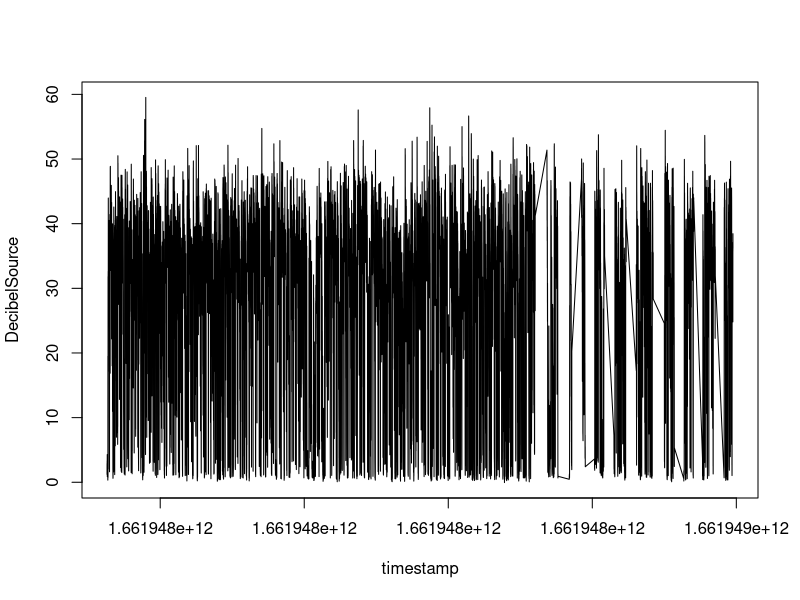
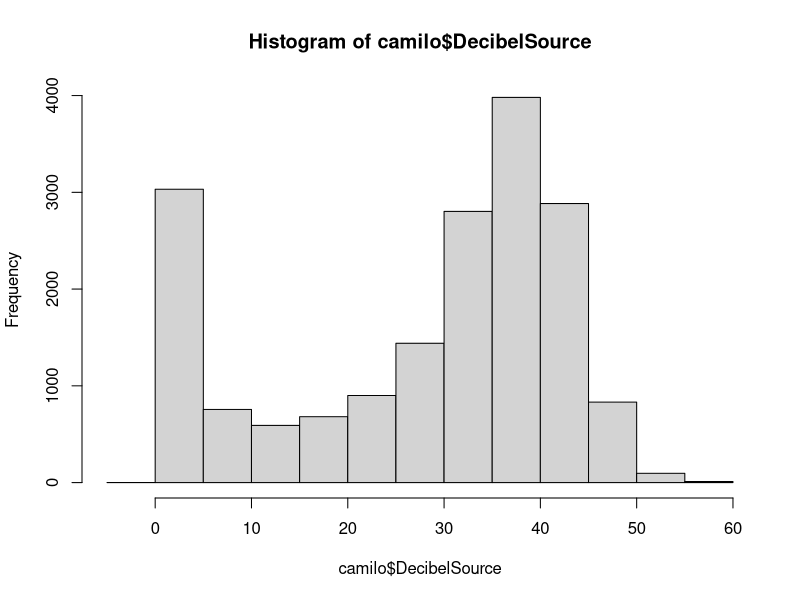
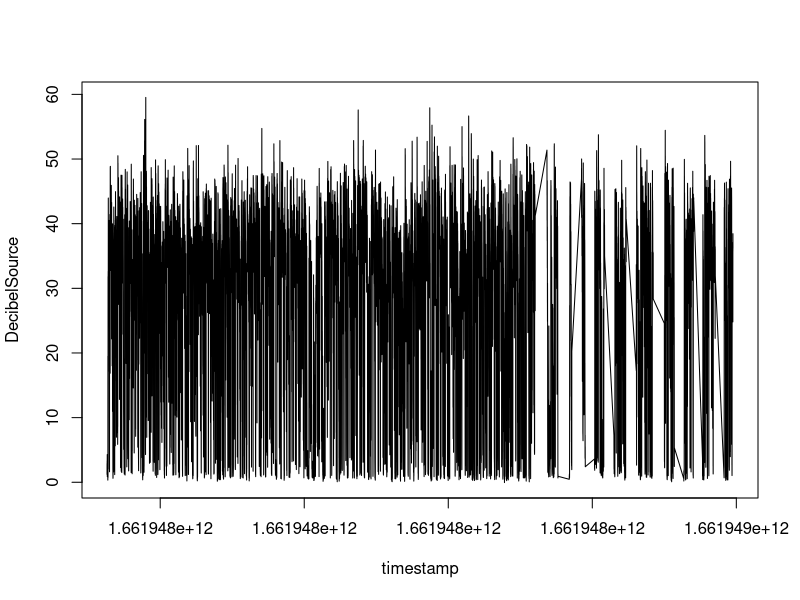
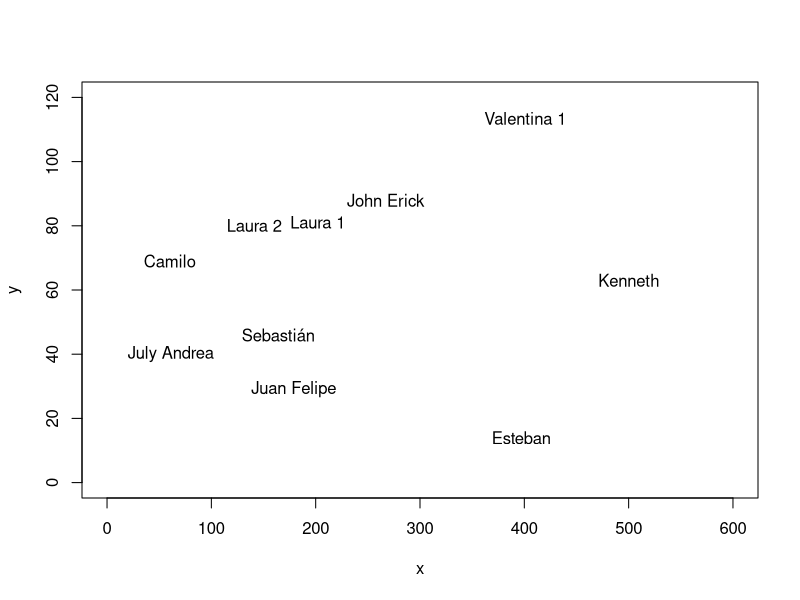
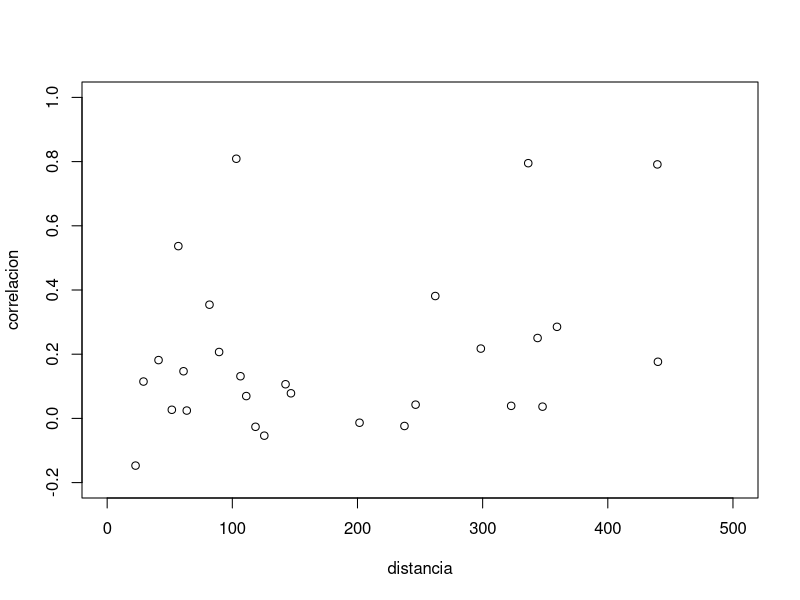

Source code (R) for these figures, in order:
## ---- chunk 1
library(dplyr)
library(reshape2)
library(tidyr)




## ---- chunk 2
camilo<-read.csv("camilo.csv")
jhon_erick<-read.csv("jhon_erick.csv")
juan_felipe<-read.csv("juan_felipe.csv")
july_andrea<-read.csv("july_andrea.csv")
kenneth<-read.csv("kenneth.csv")
laura_1<-read.csv("laura_1.csv")
laura_2<-read.csv("laura_2.csv")
sebastian<-read.csv("sebastian.csv")
valentina_1<-read.csv("Valentina_1.csv")
esteban<-read.csv2("esteban.csv")
## ---- chunk 3
plot(camilo, type="l")
## ---- chunk 4
camilo$timestamp[nrow(camilo)]
## ---- chunk 5

camilo$timestamp[nrow(camilo)] - camilo$timestamp[1]
## ---- chunk 6
(camilo$timestamp[nrow(camilo)]-camilo$timestamp[1])/60000


## ---- chunk 7
hist(camilo$DecibelSource)
## ---- chunk 8
with(camilo, plot(timestamp, DecibelSource, type = "l"))
## ---- chunk 9
coordenadas<-read.csv("coordenadas (2).csv")
names(coordenadas)
## ---- chunk 10
coordenadas$y<-as.numeric(gsub(",", ".", coordenadas$y))
coordenadas
## ---- chunk 11
with(coordenadas, plot(x,y, 
                       xlim = c(0,600),
                       ylim = c(0,120),
                       type = "n"))
with(coordenadas, text(x,y, labels = Nombre))
## ---- chunk 12
distancias<-dist(coordenadas[,-1])
distancias<-melt(as.matrix(distancias), varnames = c("Name1", "Name2"))
distancias<-as.data.frame(distancias)
distancias
## ---- chunk 13
distancias <- unique(t(apply(distancias, 1, sort)))
distancias
distancias<-as.data.frame(distancias)
distancias
colnames(distancias)[2]="Name2"
colnames(distancias)[1]="Name1"
colnames(distancias)[3]="distancia"
distancias<-distancias[-1,]

##eliminamos los ceros generados 
distancias<-subset(distancias, Name1!=0)
distancias
## ---- chunk 14
distancias$Name1<-as.character(distancias$Name1)
distancias$Name2<-as.character(distancias$Name2)

distancias$Name1[distancias$Name1 =="1"]<-"sebastian"
distancias$Name1[distancias$Name1 =="2"]<-"Esteban"
distancias$Name1[distancias$Name1 =="3"]<-"Jhon_erick"
distancias$Name1[distancias$Name1 =="4"]<-"july_andrea"
distancias$Name1[distancias$Name1 =="5"]<-"camilo"
distancias$Name1[distancias$Name1 =="6"]<-"kenneth"
distancias$Name1[distancias$Name1 =="7"]<-"laura_1"
distancias$Name1[distancias$Name1 =="8"]<-"laura2"
distancias$Name1[distancias$Name1 =="9"]<-"juan_felipe"
distancias$Name1[distancias$Name1 =="10"]<-"valentina_1"
distancias$Name2[distancias$Name2 =="1"]<-"sebastian"
distancias$Name2[distancias$Name2 =="2"]<-"Esteban"
distancias$Name2[distancias$Name2 =="3"]<-"Jhon_erick"
distancias$Name2[distancias$Name2 =="4"]<-"july_andrea"
distancias$Name2[distancias$Name2 =="5"]<-"camilo"
distancias$Name2[distancias$Name2 =="6"]<-"kenneth"
distancias$Name2[distancias$Name2 =="7"]<-"laura_1"
distancias$Name2[distancias$Name2 =="8"]<-"laura2"
distancias$Name2[distancias$Name2 =="9"]<-"juan_felipe"
distancias$Name2[distancias$Name2 =="10"]<-"valentina_1"
distancias
## ---- chunk 15
camilo<-camilo %>%
  mutate(timestamp1 = trunc(timestamp/1000))
jhon_erick<-jhon_erick %>%
  mutate(timestamp1 = trunc(timestamp/1000))
juan_felipe<-juan_felipe %>%
  mutate(timestamp1 = trunc(timestamp/1000))
july_andrea<-july_andrea%>%
  mutate(timestamp1 =trunc(timestamp/1000))
kenneth<-kenneth %>%
  mutate(timestamp1 = trunc(timestamp/1000))
laura_1<-laura_1 %>%
  mutate(timestamp1 = trunc(timestamp/1000))
laura_2<-laura_2 %>%
  mutate(timestamp1 = trunc(timestamp/1000))
sebastian<-sebastian %>%
  mutate(timestamp1 = trunc(timestamp/1000))
valentina_1<-valentina_1 %>%
  mutate(timestamp1 = trunc(timestamp/1000))
esteban<-esteban %>%
  mutate(timestamp1 = trunc(timestamp/1000))
## ---- chunk 16
length(unique(camilo$timestamp1))
## ---- chunk 17
camilo1<- camilo %>%
  group_by(timestamp1) %>%
  summarise(camilo = mean(DecibelSource, na.rm=TRUE))%>%
  mutate(fecha=as.POSIXct(timestamp1, origin = "1970-01-01"))
jhon_erick1<-jhon_erick %>%
  group_by(timestamp1) %>%
  summarise(jhon_erick = mean(DecibelSource, na.rm = TRUE))%>%
  mutate(fecha=as.POSIXct(timestamp1, origin = "1970-01-01"))
juan_felipe1<-juan_felipe %>%
  group_by(timestamp1) %>%
  summarise(juan_felipe = mean(DecibelSource, na.rm =TRUE))%>%
  mutate(fecha=as.POSIXct(timestamp1, origin = "1970-01-01"))
july_andrea1<-july_andrea %>%
  group_by(timestamp1) %>%
  summarise(july_andrea = mean(DecibelSource, na.rm =TRUE))%>%
  mutate(fecha=as.POSIXct(timestamp1, origin = "1970-01-01"))
kenneth1<-kenneth %>%
  group_by(timestamp1) %>%
  summarise(kenneth= mean(DecibelSource, na.rm =TRUE))%>%
  mutate(fecha=as.POSIXct(timestamp1, origin = "1970-01-01"))
laura_11<-laura_1 %>%
  group_by(timestamp1) %>%
  summarise(laura_1= mean(DecibelSource, na.rm =TRUE))%>%
  mutate(fecha=as.POSIXct(timestamp1, origin = "1970-01-01"))
laura22<-laura_2 %>%
  group_by(timestamp1) %>%
  summarise(laura2= mean(DecibelSource, na.rm =TRUE))%>%
  mutate(fecha=as.POSIXct(timestamp1, origin = "1970-01-01"))
sebastian1<-sebastian %>%
  group_by(timestamp1) %>%
  summarise(sebastian= mean(DecibelSource, na.rm =TRUE))%>%
  mutate(fecha=as.POSIXct(timestamp1, origin = "1970-01-01"))
valentina11<-valentina_1 %>%
  group_by(timestamp1) %>%
  summarise(valentina_1= mean(DecibelSource, na.rm =TRUE))%>%
  mutate(fecha=as.POSIXct(timestamp1, origin = "1970-01-01"))
esteban1<-esteban %>%
  group_by(timestamp1) %>%
  summarise(esteban= mean(DecibelSource, na.rm =TRUE))%>%
  mutate(fecha=as.POSIXct(timestamp1, origin = "1970-01-01")) 
## ---- chunk 18
total<-camilo1%>%
  inner_join(valentina11)%>%
  inner_join(kenneth1)%>%
  inner_join(juan_felipe1)%>%
  inner_join(sebastian1)%>%
  inner_join(laura_11)%>%
  inner_join(laura22)%>%
  inner_join(july_andrea1)
total
## ---- chunk 19
total<-total[, c(1,3,2,4,5,6,7,8,9,10)]
total 
## ---- chunk 20
correla<-cor(total[, 3:10])
correla
## ---- chunk 21
correla<-melt(as.matrix(correla), varnames = c("Name1", "Name2"))
correla$Name1<-as.character(correla$Name1)
correla$Name2<-as.character(correla$Name2)
correla
## ---- chunk 22
correla<-correla%>%
  unite('par_nombres', Name1:Name2, remove = FALSE)
correla
## ---- chunk 23
distancias<-distancias%>%
  unite('par_nombres', Name1:Name2, remove = FALSE)
distancias
## ---- chunk 24
correla_distancias<-merge(x = distancias, y = correla, by = "par_nombres")
correla_distancias
## ---- chunk 25
correla_distancias<-correla_distancias[, -c(2,3,5,6)]
correla_distancias
colnames(correla_distancias)[2]="distancia"
colnames(correla_distancias)[3]="correlacion"
correla_distancias$distancia<-as.numeric(correla_distancias$distancia)
correla_distancias$correlacion<-as.numeric(correla_distancias$correlacion)
## ---- chunk 26

with(correla_distancias, plot(distancia,correlacion, 
                       xlim = c(-0.1,500),
                       ylim = c(-0.2,1)))

